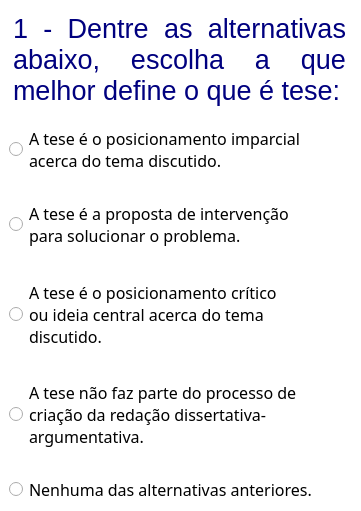
          <widget class="QWidget" name="widget_questionario1" native="true">
           <property name="geometry">
            <rect>
             <x>0</x>
             <y>10</y>
             <width>361</width>
             <height>511</height>
            </rect>
           </property>
           <property name="styleSheet">
            <string notr="true">background-color: rgb(255, 255, 255);</string>
           </property>
           <widget class="QWidget" name="fundo1" native="true">
            <property name="geometry">
             <rect>
              <x>-1</x>
              <y>-1</y>
              <width>361</width>
              <height>511</height>
             </rect>
            </property>
            <property name="styleSheet">
             <string notr="true">background-color: rgb(255, 255, 255);</string>
            </property>
            <widget class="QTextBrowser" name="txt_question1errada1">
             <property name="geometry">
              <rect>
               <x>10</x>
               <y>10</y>
               <width>341</width>
               <height>111</height>
              </rect>
             </property>
             <property name="frameShape">
              <enum>QFrame::NoFrame</enum>
             </property>
             <property name="html">
              <string>&lt;!DOCTYPE HTML PUBLIC &quot;-//W3C//DTD HTML 4.0//EN&quot; &quot;http://www.w3.org/TR/REC-html40/strict.dtd&quot;&gt;
&lt;html&gt;&lt;head&gt;&lt;meta name=&quot;qrichtext&quot; content=&quot;1&quot; /&gt;&lt;style type=&quot;text/css&quot;&gt;
p, li { white-space: pre-wrap; }
&lt;/style&gt;&lt;/head&gt;&lt;body style=&quot; font-family:'Lato'; font-size:10pt; font-weight:400; font-style:normal;&quot;&gt;
&lt;p align=&quot;justify&quot; style=&quot; margin-top:0px; margin-bottom:0px; margin-left:0px; margin-right:0px; -qt-block-indent:0; text-indent:0px;&quot;&gt;&lt;span style=&quot; font-family:'MS Shell Dlg 2'; font-size:20pt; color:#00007f;&quot;&gt;1 - Dentre as alternativas abaixo, escolha a que melhor define o que é tese:&lt;/span&gt;&lt;/p&gt;&lt;/body&gt;&lt;/html&gt;</string>
             </property>
            </widget>
            <widget class="QRadioButton" name="txt_question1errada2">
             <property name="geometry">
              <rect>
               <x>10</x>
               <y>380</y>
               <width>331</width>
               <height>71</height>
              </rect>
             </property>
             <property name="font">
              <font>
               <family>Comfortaa</family>
               <pointsize>12</pointsize>
              </font>
             </property>
             <property name="text">
              <string>A tese não faz parte do processo de 
criação da redação dissertativa-
argumentativa.</string>
             </property>
            </widget>
            <widget class="QRadioButton" name="txt_question1certa">
             <property name="geometry">
              <rect>
               <x>10</x>
               <y>280</y>
               <width>341</width>
               <height>71</height>
              </rect>
             </property>
             <property name="font">
              <font>
               <family>Comfortaa</family>
               <pointsize>12</pointsize>
              </font>
             </property>
             <property name="styleSheet">
              <string notr="true"/>
             </property>
             <property name="text">
              <string>A tese é o posicionamento crítico 
ou ideia central acerca do tema 
discutido.</string>
             </property>
             <property name="checkable">
              <bool>true</bool>
             </property>
             <property name="checked">
              <bool>false</bool>
             </property>
            </widget>
            <widget class="QRadioButton" name="txt_question1errada5">
             <property name="geometry">
              <rect>
               <x>10</x>
               <y>200</y>
               <width>341</width>
               <height>51</height>
              </rect>
             </property>
             <property name="font">
              <font>
               <family>Comfortaa</family>
               <pointsize>12</pointsize>
              </font>
             </property>
             <property name="text">
              <string>A tese é a proposta de intervenção 
para solucionar o problema.</string>
             </property>
            </widget>
            <widget class="QRadioButton" name="txt_question1errada3">
             <property name="geometry">
              <rect>
               <x>10</x>
               <y>120</y>
               <width>341</width>
               <height>61</height>
              </rect>
             </property>
             <property name="font">
              <font>
               <family>Comfortaa</family>
               <pointsize>12</pointsize>
              </font>
             </property>
             <property name="styleSheet">
              <string notr="true"/>
             </property>
             <property name="text">
              <string>A tese é o posicionamento imparcial 
acerca do tema discutido.</string>
             </property>
            </widget>
            <widget class="QRadioButton" name="txt_question1errada4">
             <property name="geometry">
              <rect>
               <x>10</x>
               <y>470</y>
               <width>341</width>
               <height>41</height>
              </rect>
             </property>
             <property name="font">
              <font>
               <family>Comfortaa</family>
               <pointsize>12</pointsize>
              </font>
             </property>
             <property name="text">
              <string>Nenhuma das alternativas anteriores.</string>
             </property>
            </widget>
           </widget>
          </widget>
